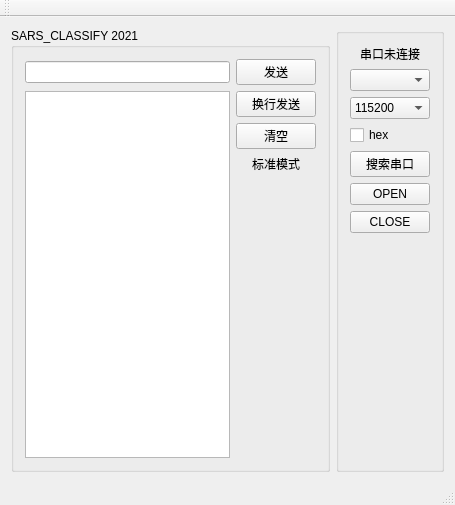
<?xml version="1.0" encoding="UTF-8"?>
<ui version="4.0">
 <class>serial</class>
 <widget class="QMainWindow" name="serial">
  <property name="geometry">
   <rect>
    <x>0</x>
    <y>0</y>
    <width>455</width>
    <height>505</height>
   </rect>
  </property>
  <property name="windowTitle">
   <string>serial</string>
  </property>
  <widget class="QWidget" name="centralWidget">
   <layout class="QHBoxLayout" name="horizontalLayout">
    <item>
     <widget class="QGroupBox" name="groupBox_2">
      <property name="font">
       <font>
        <family>Arial</family>
        <pointsize>9</pointsize>
       </font>
      </property>
      <property name="title">
       <string>SARS_CLASSIFY 2021</string>
      </property>
      <layout class="QGridLayout" name="gridLayout">
       <item row="0" column="1">
        <widget class="QPushButton" name="btn_send">
         <property name="text">
          <string>发送</string>
         </property>
        </widget>
       </item>
       <item row="0" column="0">
        <widget class="QLineEdit" name="lint_send_data"/>
       </item>
       <item row="1" column="0" rowspan="4">
        <widget class="QPlainTextEdit" name="plainTextEdit"/>
       </item>
       <item row="2" column="1">
        <widget class="QPushButton" name="btn_clear">
         <property name="text">
          <string>清空</string>
         </property>
        </widget>
       </item>
       <item row="1" column="1">
        <widget class="QPushButton" name="btn_send_newline">
         <property name="text">
          <string>换行发送</string>
         </property>
        </widget>
       </item>
       <item row="3" column="1">
        <widget class="QLabel" name="lab_mode">
         <property name="enabled">
          <bool>true</bool>
         </property>
         <property name="text">
          <string>标准模式</string>
         </property>
         <property name="alignment">
          <set>Qt::AlignCenter</set>
         </property>
        </widget>
       </item>
       <item row="4" column="1">
        <spacer name="verticalSpacer_2">
         <property name="orientation">
          <enum>Qt::Vertical</enum>
         </property>
         <property name="sizeHint" stdset="0">
          <size>
           <width>20</width>
           <height>40</height>
          </size>
         </property>
        </spacer>
       </item>
      </layout>
     </widget>
    </item>
    <item>
     <widget class="QGroupBox" name="groupBox">
      <property name="title">
       <string/>
      </property>
      <layout class="QVBoxLayout" name="verticalLayout">
       <item>
        <widget class="QLabel" name="lab_status">
         <property name="text">
          <string>串口未连接</string>
         </property>
         <property name="alignment">
          <set>Qt::AlignCenter</set>
         </property>
        </widget>
       </item>
       <item>
        <widget class="QComboBox" name="cmb_port_name"/>
       </item>
       <item>
        <widget class="QComboBox" name="cmb_baud_rate">
         <item>
          <property name="text">
           <string>115200</string>
          </property>
         </item>
         <item>
          <property name="text">
           <string>57600</string>
          </property>
         </item>
         <item>
          <property name="text">
           <string>38400</string>
          </property>
         </item>
         <item>
          <property name="text">
           <string>19200</string>
          </property>
         </item>
         <item>
          <property name="text">
           <string>9600</string>
          </property>
         </item>
         <item>
          <property name="text">
           <string>4800</string>
          </property>
         </item>
         <item>
          <property name="text">
           <string>1200</string>
          </property>
         </item>
        </widget>
       </item>
       <item>
        <widget class="QCheckBox" name="checkBox">
         <property name="text">
          <string>hex</string>
         </property>
        </widget>
       </item>
       <item>
        <widget class="QPushButton" name="btn_search">
         <property name="text">
          <string>搜索串口</string>
         </property>
        </widget>
       </item>
       <item>
        <widget class="QPushButton" name="btn_open">
         <property name="text">
          <string>OPEN</string>
         </property>
        </widget>
       </item>
       <item>
        <widget class="QPushButton" name="btn_close">
         <property name="text">
          <string>CLOSE</string>
         </property>
        </widget>
       </item>
       <item>
        <spacer name="verticalSpacer">
         <property name="orientation">
          <enum>Qt::Vertical</enum>
         </property>
         <property name="sizeHint" stdset="0">
          <size>
           <width>20</width>
           <height>40</height>
          </size>
         </property>
        </spacer>
       </item>
      </layout>
     </widget>
    </item>
   </layout>
  </widget>
  <widget class="QToolBar" name="mainToolBar">
   <attribute name="toolBarArea">
    <enum>TopToolBarArea</enum>
   </attribute>
   <attribute name="toolBarBreak">
    <bool>false</bool>
   </attribute>
  </widget>
  <widget class="QStatusBar" name="statusBar"/>
 </widget>
 <layoutdefault spacing="6" margin="11"/>
 <resources/>
 <connections/>
</ui>
